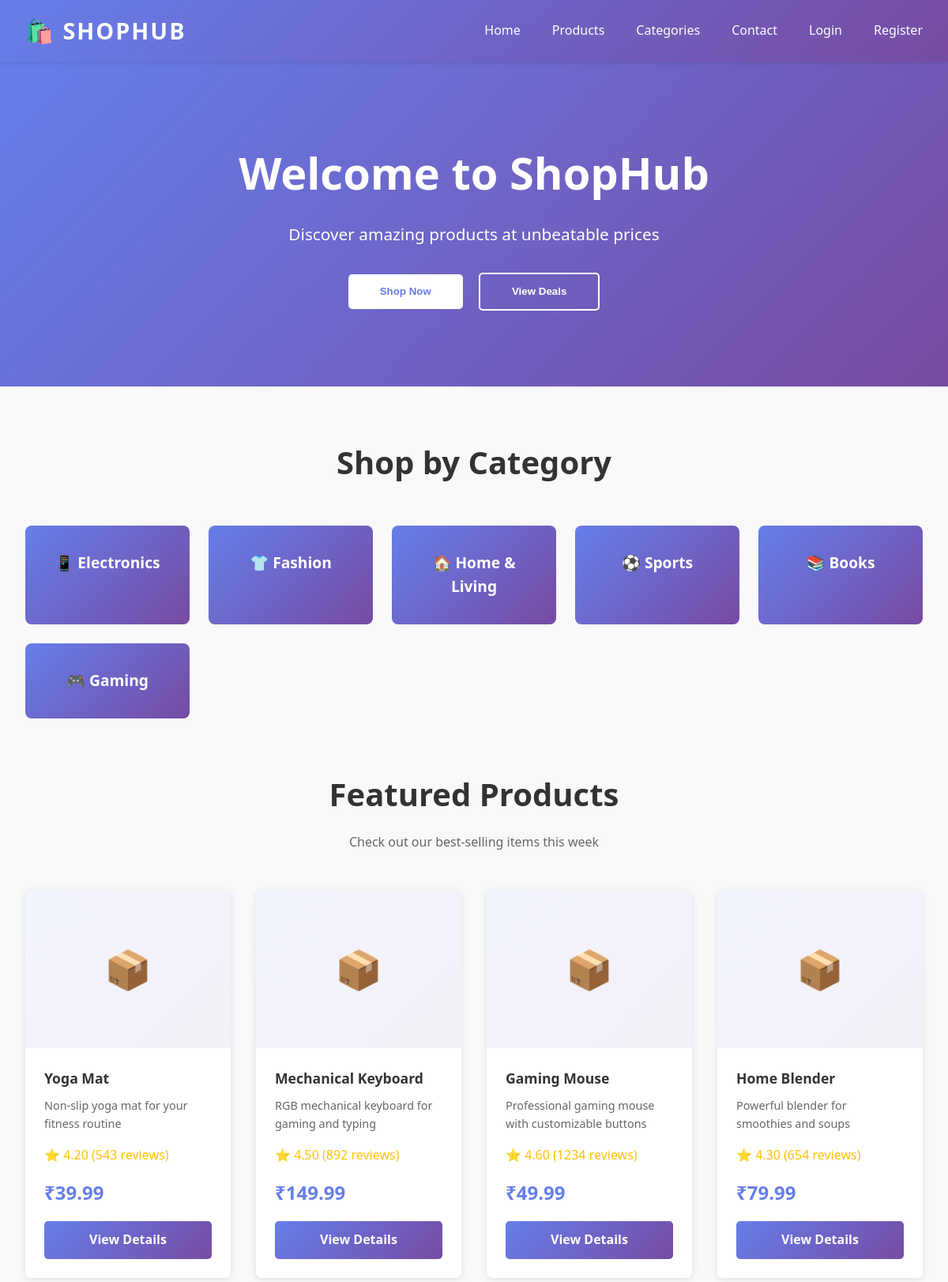
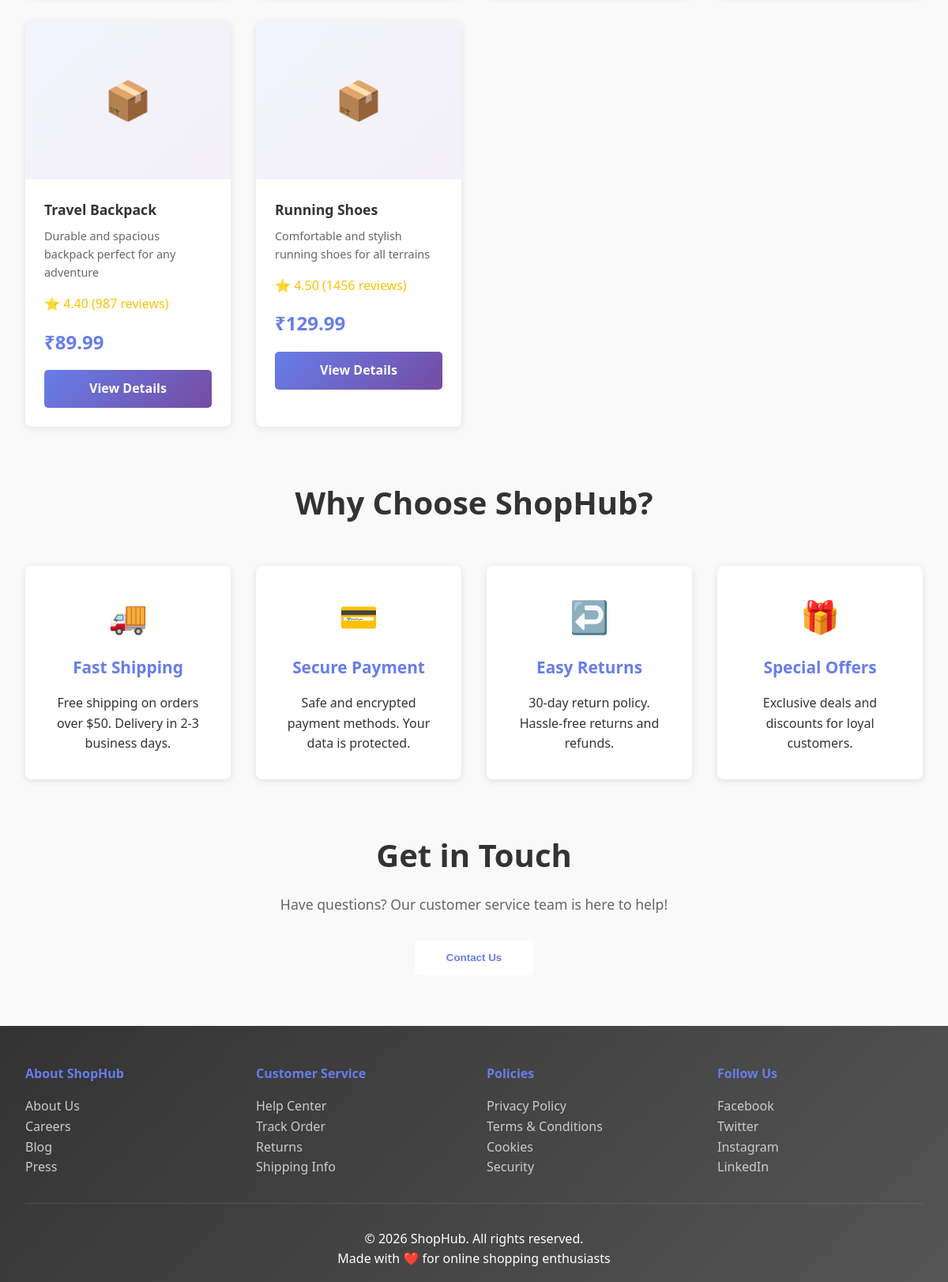
The page / on the database its author committed (2 pictures, top to bottom).
### MyApp/models.py (models this page shows, shortened)
class Product(models.Model):
    CATEGORY_CHOICES = [
        ('electronics', 'Electronics'),
        ('fashion', 'Fashion'),
        ('home', 'Home & Living'),
        ('sports', 'Sports'),
        ('books', 'Books'),
        ('gaming', 'Gaming'),
    ]
    name = models.CharField(max_length=200)
    description = models.TextField()
    price = models.DecimalField(max_digits=10, decimal_places=2)
    category = models.CharField(max_length=50, choices=CATEGORY_CHOICES)
    image = models.ImageField(upload_to='products/', null=True, blank=True)
    stock = models.IntegerField(default=0)
    rating = models.DecimalField(max_digits=3, decimal_places=2, default=5.00)
    reviews_count = models.IntegerField(default=0)
    created_at = models.DateTimeField(auto_now_add=True)
    updated_at = models.DateTimeField(auto_now=True)
    class Meta:
        ordering = ['-created_at']

### MyApp/views.py (the view)
# urls.py: 2. Add a URL to urlpatterns:  path('', Home.as_view(), name='home')
def Home(request):
    products = Product.objects.all()[:6]
    return render(request, 'Home.html', {'products': products})

### template/Home.html (shortened to what this page needs)
<!DOCTYPE html>
<html lang="en">
<head>
</head>
<body>
    <header>
        <nav>
            <div class="logo">🛍️ ShopHub</div>
            <ul>
                <li><a href="{% url 'Home' %}">Home</a></li>
                <li><a href="{% url 'products' %}">Products</a></li>
                <li><a href="{% url 'cart' %}">Categories</a></li>
                <li><a href="#contact">Contact</a></li>
                {% if user.is_authenticated %}
                    <li><a href="{% url 'cart' %}">🛒 Cart</a></li>
                    <li><a href="{% url 'dashboard' %}">👤 Dashboard</a></li>
                    <li><a href="{% url 'logout' %}">Logout</a></li>
                {% else %}
                    <li><a href="{% url 'login' %}">Login</a></li>
                    <li><a href="{% url 'register' %}">Register</a></li>
                {% endif %}
            </ul>
        </nav>
    </header>
    <section class="hero" id="home">
        <h1>Welcome to ShopHub</h1>
        <p>Discover amazing products at unbeatable prices</p>
        <button class="btn">Shop Now</button>
        <button class="btn btn-secondary">View Deals</button>
    </section>
    <section class="container" id="categories">
        <h2 class="section-title">Shop by Category</h2>
        <div class="categories">
            <div class="category-box">📱 Electronics</div>
            <div class="category-box">👕 Fashion</div>
            <div class="category-box">🏠 Home & Living</div>
            <div class="category-box">⚽ Sports</div>
            <div class="category-box">📚 Books</div>
            <div class="category-box">🎮 Gaming</div>
        </div>
    </section>
    <section class="container" id="products">
        <h2 class="section-title">Featured Products</h2>
        <p class="section-subtitle">Check out our best-selling items this week</p>
        <div class="products-grid">
            {% if products %}
                {% for product in products %}
                    <div class="product-card">
                        <div class="product-image">📦</div>
                        <div class="product-info">
                            <div class="product-name">{{ product.name }}</div>
                            <div class="product-description">{{ product.description|truncatewords:10 }}</div>
                            <div class="product-rating">⭐ {{ product.rating }} ({{ product.reviews_count }} reviews)</div>
                            <div class="product-price">₹{{ product.price }}</div>
                            <a href="{% url 'product_detail' product.id %}" class="product-btn" style="text-decoration: none; display: block; text-align: center;">View Details</a>
                        </div>
                    </div>
                {% endfor %}
            {% else %}
                <div style="grid-column: 1/-1; text-align: center; padding: 2rem; color: #666;">
                    <p>No products available yet. Check back soon!</p>
                    <p><a href="{% url 'products' %}" style="color: #667eea; text-decoration: none; font-weight: bold;">Browse All Products →</a></p>
                </div>
            {% endif %}
        </div>
    </section>
    <section class="container">
        <h2 class="section-title">Why Choose ShopHub?</h2>
        <div class="why-us">
            <div class="benefit-card">
                <div class="benefit-icon">🚚</div>
                <h3>Fast Shipping</h3>
                <p>Free shipping on orders over $50. Delivery in 2-3 business days.</p>
            </div>
            <div class="benefit-card">
                <div class="benefit-icon">💳</div>
                <h3>Secure Payment</h3>
                <p>Safe and encrypted payment methods. Your data is protected.</p>
            </div>
            <div class="benefit-card">
                <div class="benefit-icon">↩️</div>
                <h3>Easy Returns</h3>
                <p>30-day return policy. Hassle-free returns and refunds.</p>
            </div>
            <div class="benefit-card">
                <div class="benefit-icon">🎁</div>
                <h3>Special Offers</h3>
                <p>Exclusive deals and discounts for loyal customers.</p>
            </div>
        </div>
    </section>
    <section class="container" id="contact">
        <h2 class="section-title">Get in Touch</h2>
        <div style="text-align: center;">
            <p style="font-size: 1.1rem; margin-bottom: 2rem; color: #666;">Have questions? Our customer service team is here to help!</p>
            <button class="btn">Contact Us</button>
        </div>
    </section>
    <footer>
        <div class="footer-content">
            <div class="footer-section">
                <h4>About ShopHub</h4>
                <ul>
                    <li><a href="#">About Us</a></li>
                    <li><a href="#">Careers</a></li>
                    <li><a href="#">Blog</a></li>
                    <li><a href="#">Press</a></li>
                </ul>
            </div>
            <div class="footer-section">
                <h4>Customer Service</h4>
                <ul>
                    <li><a href="#">Help Center</a></li>
                    <li><a href="#">Track Order</a></li>
                    <li><a href="#">Returns</a></li>
                    <li><a href="#">Shipping Info</a></li>
                </ul>
            </div>
            <div class="footer-section">
                <h4>Policies</h4>
                <ul>
                    <li><a href="#">Privacy Policy</a></li>
                    <li><a href="#">Terms & Conditions</a></li>
                    <li><a href="#">Cookies</a></li>
                    <li><a href="#">Security</a></li>
                </ul>
            </div>
            <div class="footer-section">
                <h4>Follow Us</h4>
                <ul>
                    <li><a href="#">Facebook</a></li>
                    <li><a href="#">Twitter</a></li>
                    <li><a href="#">Instagram</a></li>
                    <li><a href="#">LinkedIn</a></li>
                </ul>
            </div>
        </div>
        <div class="footer-bottom">
            <p>&copy; 2026 ShopHub. All rights reserved.</p>
            <p>Made with ❤️ for online shopping enthusiasts</p>
        </div>
    </footer>
</body>
</html>

### template/Home.html (style rules this page uses)
* { margin: 0; padding: 0; box-sizing: border-box; }
body { font-family: 'Segoe UI', Tahoma, Geneva, Verdana, sans-serif; line-height: 1.6; color: #333; background-color: #f9f9f9; }
header { background: linear-gradient(135deg, #667eea 0%, #764ba2 100%); color: white; padding: 1rem 0; position: sticky; top: 0; box-shadow: 0 2px 5px rgba(0,0,0,0.1); z-index: 100; }
nav { max-width: 1200px; margin: 0 auto; padding: 0 2rem; display: flex; justify-content: space-between; align-items: center; }
.logo { font-size: 1.8rem; font-weight: bold; text-transform: uppercase; letter-spacing: 2px; }
nav ul { display: flex; list-style: none; gap: 2.5rem; align-items: center; }
nav a { color: white; text-decoration: none; transition: 0.3s; font-weight: 500; }
.hero { background: linear-gradient(135deg, #667eea 0%, #764ba2 100%); color: white; text-align: center; padding: 6rem 2rem; }
.hero h1 { font-size: 3.5rem; margin-bottom: 1rem; }
.hero p { font-size: 1.3rem; margin-bottom: 2rem; }
.btn { display: inline-block; background-color: white; color: #667eea; padding: 0.9rem 2.5rem; border-radius: 5px; text-decoration: none; font-weight: bold; transition: 0.3s; border: none; cursor: pointer; margin: 0 0.5rem; }
.btn-secondary { background-color: transparent; border: 2px solid white; color: white; }
.container { max-width: 1200px; margin: 4rem auto; padding: 0 2rem; }
.products-grid { display: grid; grid-template-columns: repeat(auto-fill, minmax(250px, 1fr)); gap: 2rem; margin: 3rem 0; }
.product-card { background: white; border-radius: 8px; box-shadow: 0 2px 10px rgba(0,0,0,0.1); overflow: hidden; transition: 0.3s; }
.product-image { background: linear-gradient(135deg, #667eea15 0%, #764ba215 100%); height: 200px; display: flex; align-items: center; justify-content: center; font-size: 3rem; }
.product-info { padding: 1.5rem; }
.product-name { font-size: 1.1rem; color: #333; margin-bottom: 0.5rem; font-weight: bold; }
.product-description { font-size: 0.9rem; color: #666; margin-bottom: 1rem; }
.product-price { font-size: 1.5rem; color: #667eea; font-weight: bold; margin-bottom: 1rem; }
.product-rating { color: #ffc107; margin-bottom: 1rem; }
.product-btn { width: 100%; background: linear-gradient(135deg, #667eea 0%, #764ba2 100%); color: white; padding: 0.7rem; border: none; border-radius: 5px; cursor: pointer; font-weight: bold; transition: 0.3s; }
.categories { display: grid; grid-template-columns: repeat(auto-fit, minmax(200px, 1fr)); gap: 1.5rem; margin: 3rem 0; }
.category-box { background: linear-gradient(135deg, #667eea 0%, #764ba2 100%); color: white; padding: 2rem; border-radius: 8px; text-align: center; cursor: pointer; transition: 0.3s; font-size: 1.2rem; font-weight: bold; }
.section-title { text-align: center; font-size: 2.5rem; color: #333; margin-bottom: 1rem; }
.section-subtitle { text-align: center; color: #666; margin-bottom: 3rem; font-size: 1rem; }
.why-us { display: grid; grid-template-columns: repeat(auto-fit, minmax(250px, 1fr)); gap: 2rem; margin: 3rem 0; }
.benefit-card { background: white; padding: 2rem; border-radius: 8px; box-shadow: 0 2px 10px rgba(0,0,0,0.1); text-align: center; transition: 0.3s; }
.benefit-card h3 { color: #667eea; margin-bottom: 1rem; font-size: 1.3rem; }
.benefit-icon { font-size: 2.5rem; margin-bottom: 1rem; }
footer { background: linear-gradient(135deg, #333 0%, #555 100%); color: white; padding: 3rem 2rem 1rem; margin-top: 4rem; }
.footer-content { max-width: 1200px; margin: 0 auto; display: grid; grid-template-columns: repeat(auto-fit, minmax(250px, 1fr)); gap: 2rem; margin-bottom: 2rem; }
.footer-section h4 { color: #667eea; margin-bottom: 1rem; }
.footer-section ul { list-style: none; }
.footer-section a { color: #ccc; text-decoration: none; transition: 0.3s; }
.footer-bottom { text-align: center; border-top: 1px solid rgba(255,255,255,0.1); padding-top: 2rem; }

### rows shown on the page
Product: name "Yoga Mat", description "Non-slip yoga mat for your fitness routine", rating "4.20", reviews_count "543", price "39.99"
Product: name "Mechanical Keyboard", description "RGB mechanical keyboard for gaming and typing", rating "4.50", reviews_count "892", price "149.99"
Product: name "Gaming Mouse", description "Professional gaming mouse with customizable buttons", rating "4.60", reviews_count "1234", price "49.99"
Product: name "Home Blender", description "Powerful blender for smoothies and soups", rating "4.30", reviews_count "654", price "79.99"
Product: name "Travel Backpack", description "Durable and spacious backpack perfect for any adventure", rating "4.40", reviews_count "987", price "89.99"
Product: name "Running Shoes", description "Comfortable and stylish running shoes for all terrains", rating "4.50", reviews_count "1456", price "129.99"
